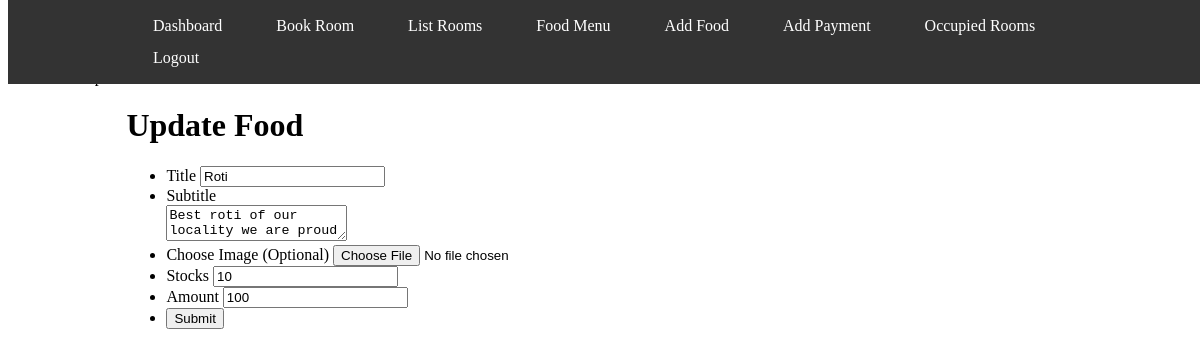
/admin/updatefood.php?id=2 (signed in), run on the app's committed database.
### tables this page shows
CREATE TABLE `fooditems` (
  `id` int(11) NOT NULL,
  `title` varchar(255) NOT NULL,
  `subtitle` varchar(255) NOT NULL,
  `stocks` varchar(255) NOT NULL,
  `amount` int(255) NOT NULL,
  `reviews` int(255) NOT NULL,
  `total-feedbacks` int(255) NOT NULL,
  `image` varchar(255) NOT NULL,
  `category` varchar(255) NOT NULL
);

### admin/updatefood.php (the view, shortened to what this page needs)
<?php
include '../includes/db/config.php';
$idd = $_GET['id'];
$sql = "select * from fooditems where id = '$idd'";
$result = mysqli_query($conn, $sql);
while ($row = mysqli_fetch_assoc($result)) {
    $title = $row['title'];
    $subtitle = $row['subtitle'];
    $stocks = $row['stocks'];
    $amount = $row['amount'];
}
?>
<!DOCTYPE html>
<html lang="en">
<head>
    <link rel="stylesheet" href="../includes/css/bookroom.css" />
</head>
<body>
    <span>
    </span>
    <div class="container">
        <h1 class="my-5">Update Food</h1>
        <div class="login">
            <form action="" method="post" enctype="multipart/form-data" class="">
                <ul class="form-style">
                    <li>
                        <label for="title">Title</label>
                        <input class="field-long" type="text" id="title" name="title" placeholder="Title"
                            value="<?php echo $title; ?>">
                    </li>
                    <li>
                        <label for="subtitle">Subtitle</label><br>
                        <textarea class="field-long" type="number" id="subtitle" name="subtitle"
                            placeholder="Subtitle"><?php echo $subtitle; ?></textarea>
                    </li>
                    <li>
                        <label>Choose Image (Optional)</label>
                        <input class="field-long" class="file_up" type="file" name="myfile"> <br>
                    </li>
                    <li>
                        <label for="stocks">Stocks</label>
                        <input class="field-long" type="number" id="stocks" name="stocks" placeholder="Stocks"
                            value="<?php echo $stocks; ?>">
                    </li>
                    <li>
                        <label for="amount">Amount</label>
                        <input class="field-long" type="number" id="amount" name="amount" placeholder="Price of Food"
                            value="<?php echo $amount; ?>">
                    </li>
                    <li>
                        <input class="field-long" type="submit" name="submit" value="Submit" />
                    </li>
                </ul>
            </form>
        </div>
        <br>
    </div>
</body>
</html>

### data on the page
fooditems: title "Roti", subtitle "Best roti of our locality we are proud", stocks "10", amount "100"
